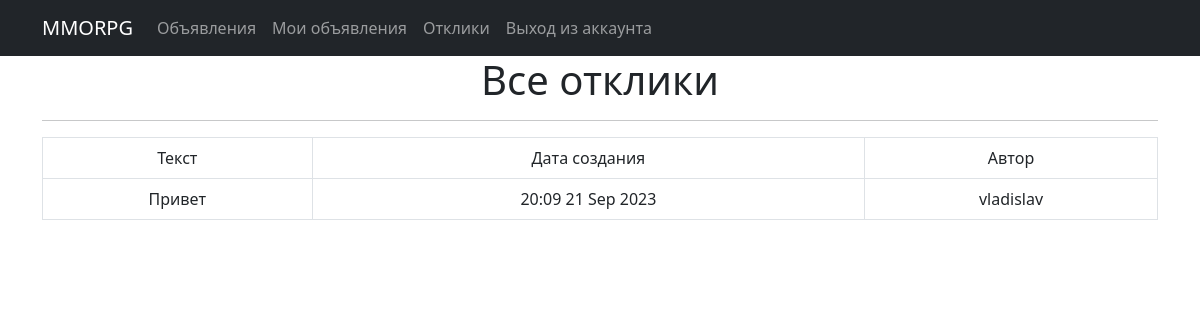
Screenshot of /replies/ (signed in) with the database file from the repository.
### mmo/models.py (models this page shows, shortened)
class Reply(models.Model):
    reply_text = models.TextField()
    time_create = models.DateTimeField(auto_now_add=True)
    user = models.ForeignKey(User, on_delete=models.CASCADE, null=True)
    post = models.ForeignKey(Post, on_delete=models.CASCADE, null=True)
    accepted = models.BooleanField(default=False)

### mmo/views.py (the view)
# urls.py: path('replies/', ReplyList.as_view(), name='replies'),
class ReplyList(ListView):
    model = Reply
    template_name = 'replies.html'
    ordering = '-time_create'
    context_object_name = 'replies'

### templates/replies.html (shortened to what this page needs)
{% extends 'flatpages/default.html' %}
{% block content %}
<h1>Все отклики</h1>
<hr>
{% if replies %}
       <table class="table table-bordered">
           <tr>
               <td>Текст</td>
               <td>Дата создания</td>
               <td>Автор</td>
           </tr>
           {% for r in replies %}
           <tr>
               <td>{{ r.reply_text }}</a></td>
               <td>{{ r.time_create|date:'H:m d M Y' }}</td>
               <td>{{ r.user }}</td>
           </tr>
           {% endfor %}
       </table>
   {% else %}
       <h2>Откликов нет!</h2>
   {% endif %}
{% endblock content %}

### rows the page displays
Reply: reply_text "Привет", time_create "20:09 21 Sep 2023", user "vladislav"
